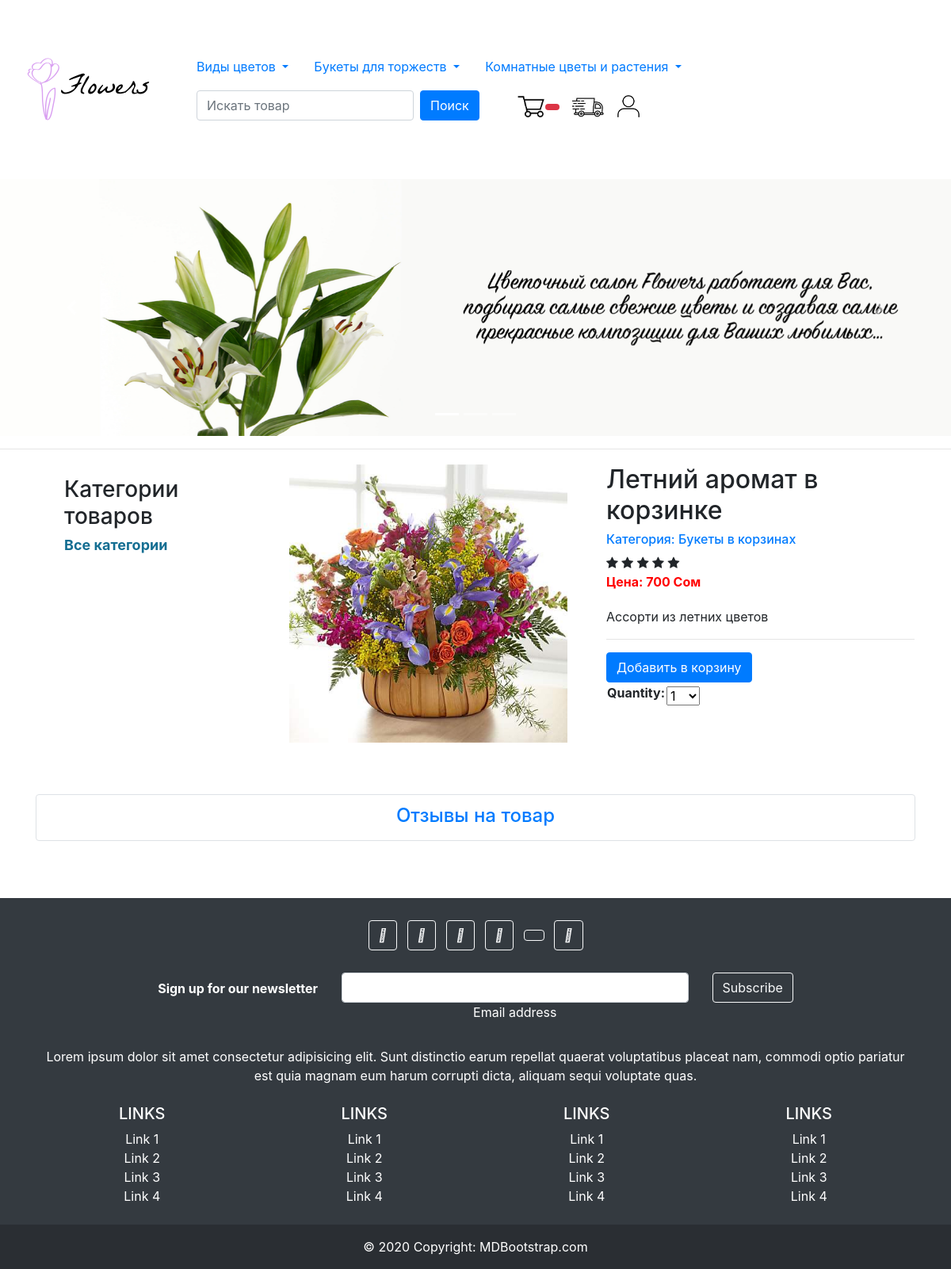
/2/letnij-aromat-v-korzinke/, run on the app's committed database.
### mainapp/models.py (models this page shows, shortened)
class Good(models.Model):
    category = models.ForeignKey(Category, related_name='товары', verbose_name="Категория",on_delete=models.CASCADE)
    name = models.CharField(max_length=200, db_index=True, verbose_name="Название товара")
    slug = models.SlugField(max_length=200, db_index=True)
    image = models.ImageField(upload_to='media', blank=True, verbose_name="Картинка")
    description = models.TextField(blank=True, verbose_name="Описание")
    price = models.IntegerField(default=0, verbose_name="Цена")
    stock = models.PositiveIntegerField(verbose_name="Количество в наличии")
    available = models.BooleanField(default=True, verbose_name="Доступен")
    created = models.DateTimeField(auto_now_add=True, verbose_name='Создан')
    updated = models.DateTimeField(auto_now=True, verbose_name='Обновлен')
    sale = models.IntegerField(default=0, verbose_name="Скидка %")
    class Meta:
        ordering = ['name']
        index_together = [
            ['id', 'slug']
        ]
        verbose_name = 'Товар'
        verbose_name_plural = 'Товары'

class Category(models.Model):
    name = models.CharField(max_length=200, db_index=True, verbose_name='Имя категории')
    slug = models.SlugField(max_length=200, db_index=True, unique=True)
    class Meta:
        ordering = ['name']
        verbose_name = 'Категория'
        verbose_name_plural = 'Категории'
    def __str__(self):
        return self.name
    def get_absolute_url(self):
        return reverse('mainapp:category-list', args=[self.slug])

### mainapp/views.py (the view)
# urls.py: path('<int:id>/<good_slug>/', views.goods_detail, name='goods-detail'),
def goods_detail(request, id, good_slug):
    good = get_object_or_404(Good, id=id, slug=good_slug, available=True)
    cart_good_form = CartAddGoodForm()
    return render(request, 'good/gooddetail.html', {
        'good': good,
        'cart_good_form': cart_good_form})

### cart/forms.py
class CartAddGoodForm(forms.Form):
    quantity = forms.TypedChoiceField(choices=PRODUCT_QUANTITY_CHOICES, coerce=int)
    update = forms.BooleanField(required=False, initial=False, widget=forms.HiddenInput)

### cart/context_processors.py (called while the page is built)
def cart(request):
    return {'cart': Cart(request)}

### mainapp/templates/good/gooddetail.html (shortened to what this page needs)
{% extends 'base.html' %}
{% load static %}
{% block content %}
<div class="container">
    <table>
        <tr>
            <th></th>
            <th></th>
        </tr>
        <tr>
            <td style="width: 300px; vertical-align:top;">
                <div class="w3-sidebar w3-light-grey w3-bar-block" style="width:100%; padding-left: 20px;">
                    <div class="col-sm-3 col-sm-offset-1 blog-sidebar">
                      <div class="sidebar-module">
                        <h3>Категории товаров</h3>
                        <ol class="list-unstyled" style="width: max-content;">
                          <li {% if not category %} class="active"{% endif %}><a href="{% url 'mainapp:goods-list' %}"><h5 style="color: rgb(20, 110, 146); font-size:18px; font-weight:bold;">Все категории</h5></a></li>
                        </ol>
                      </div>
                    </div>
                  </div>
            </td>
            <td>
                <section class="mb-5">
                    <div class="row">
                      <div class="col-md-6 mb-4 mb-md-0">
                        <div class="mdb-lightbox">
                          <div class="row product-gallery mx-1">
                            <div class="col-12 mb-0">
                              <figure class="view overlay rounded z-depth-1 main-img">
                                  <img src="{% if good.image %} {{ good.image.url }} {% else %} {% static 'media/nophoto.jpg' %} {% endif %}"
                                    class="img-fluid z-depth-1">
                              </figure>
                            </div>
                          </div>
                        </div>
                      </div>
                      <div class="col-md-6">
                        <h2>{{ good.name }}</h2>
                        <h6><a href="{{ good.category.get_absolute_url }}">Категория: {{ good.category }}</a></h6>
                        <div class="stars">
                            <span class="fa fa-star checked"></span>
                            <span class="fa fa-star checked"></span>
                            <span class="fa fa-star checked"></span>
                            <span class="fa fa-star"></span>
                            <span class="fa fa-star"></span>
                        </div>
                        <p><span class="mr-1" style="color: red;"><strong>Цена: {{ good.price }} Сом</strong></span></p>
                        <p class="pt-1">{{ good.description|safe|linebreaksbr }}</p>
                        <hr>
                        <table>
                                <tr>
                                    <form action="{% url "cart:add-to-cart" good.id %}" method="post">
                                        {{ cart_good_form }}
                                    <input type="submit" value="Добавить в корзину" class="btn btn-primary">
                                    </form>
                                </tr>
                        </table>
                      </div>
                    </div>
                  </section>
            </td>
        </tr>
    </table>
<div class="classic-tabs border rounded px-4 pt-1">
    <ul class="nav tabs-primary nav-justified" id="advancedTab" role="tablist">
      <li class="nav-item">
        <a class="nav-link" id="reviews-tab" data-toggle="tab" href="#reviews" role="tab" aria-controls="reviews" aria-selected="false"><h4>Отзывы на товар</h4></a>
      </li>
    </ul>
  </div>
<br>
<br>
<br>
</div>
{% endblock %}

### mainapp/static/css/styles.css (style rules this page uses)
.sidebar-module { padding: 15px; margin: 0 -15px 15px; }

### data on the page
Good: image (picture), name "Летний аромат в корзинке", category "Букеты в корзинах", price "700", description "Ассорти из летних цветов"
